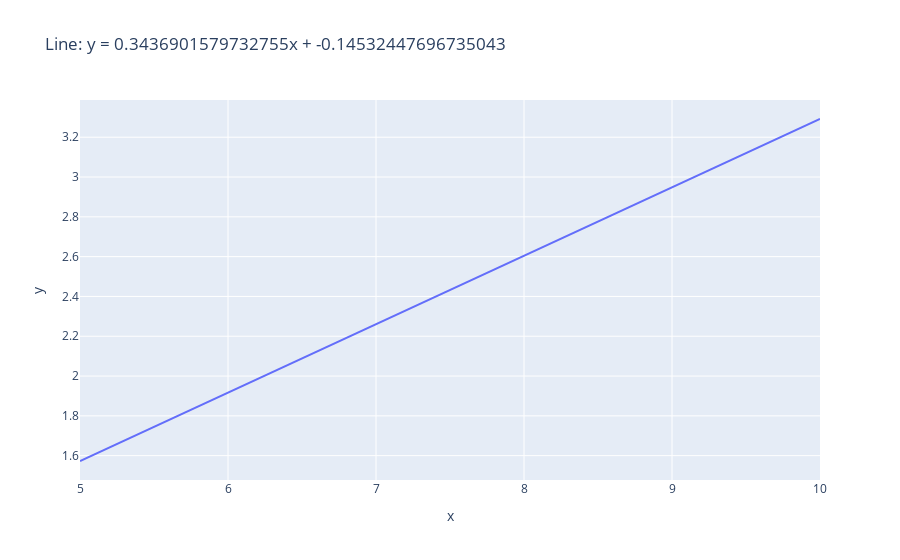

Notebook cell for this chart:
### Code cell
x = np.linspace(5, 10, 100)
y = w * x + b

df = pd.DataFrame({'x': x, 'y': y})

fig2 = px.line(df, x='x', y='y', title=f'Line: y = {w}x + {b}')
fig2.show()
